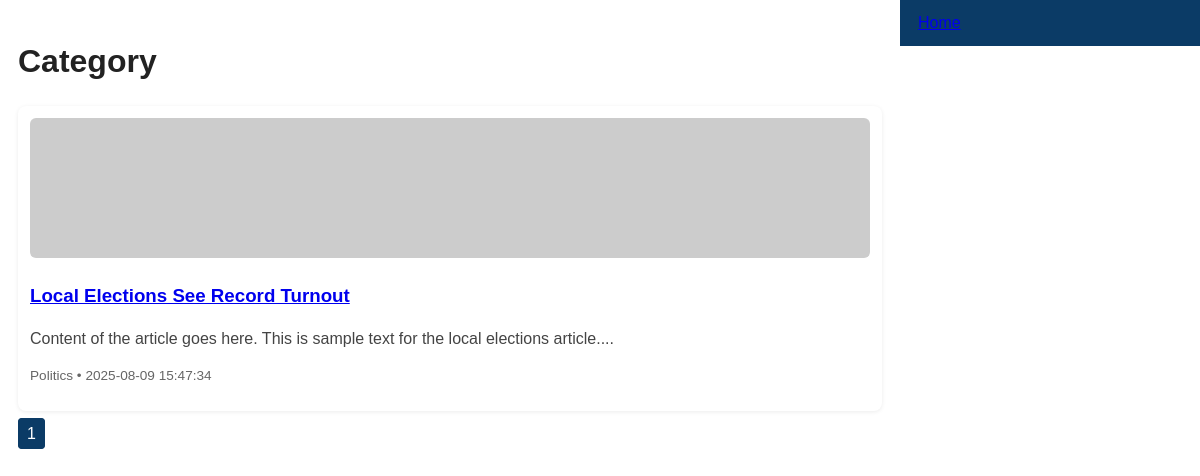
/category.php?id=1, run on the app's committed database.
### tables this page shows
CREATE TABLE IF NOT EXISTS articles (
  article_id INT AUTO_INCREMENT PRIMARY KEY,
  title VARCHAR(255),
  content TEXT,
  image_url VARCHAR(500),
  category_id INT,
  author_id INT,
  published_date DATETIME,
  FOREIGN KEY (category_id) REFERENCES categories(category_id) ON DELETE SET NULL,
  FOREIGN KEY (author_id) REFERENCES users(user_id) ON DELETE SET NULL
);

CREATE TABLE IF NOT EXISTS categories (
  category_id INT AUTO_INCREMENT PRIMARY KEY,
  category_name VARCHAR(100) NOT NULL
);

### category.php (the view, shortened to what this page needs)
<?php
require 'db.php';
$id = isset($_GET['id']) ? intval($_GET['id']) : 0;
$limit = 6;
$page = isset($_GET['page']) ? max(1,intval($_GET['page'])) : 1;
$offset = ($page-1)*$limit;
$stmt = $conn->prepare("SELECT a.*, c.category_name FROM articles a JOIN categories c ON a.category_id=c.category_id WHERE a.category_id=? ORDER BY published_date DESC LIMIT ? OFFSET ?");
$stmt->bind_param("iii",$id,$limit,$offset);
$stmt->execute();
$res = $stmt->get_result();
$total_stmt = $conn->prepare("SELECT COUNT(*) as cnt FROM articles WHERE category_id=?");
$total_stmt->bind_param("i",$id);
$total_stmt->execute();
$total = $total_stmt->get_result()->fetch_assoc()['cnt'];
$pages = ceil($total/$limit);
?>
<!doctype html>
<html lang="en">
<head>
<link rel="stylesheet" href="styles.css">
</head>
<body>
<header><a href="index.php">Home</a></header>
<main>
  <h1>Category</h1>
  <div class="grid">
  <?php while($row=$res->fetch_assoc()): ?>
    <article class="card">
      <img src="<?php echo htmlspecialchars($row['image_url']); ?>" alt="">
      <h3><a href="article.php?id=<?php echo $row['article_id']; ?>"><?php echo htmlspecialchars($row['title']); ?></a></h3>
      <p class="excerpt"><?php echo nl2br(htmlspecialchars(substr($row['content'],0,150))).'...'; ?></p>
      <p class="meta"><?php echo htmlspecialchars($row['category_name']); ?> • <?php echo $row['published_date']; ?></p>
    </article>
  <?php endwhile; ?>
  </div>
  <div class="pagination">
    <?php for($i=1;$i<=$pages;$i++): ?>
      <a class="<?php echo $i==$page ? 'active':''; ?>" href="category.php?id=<?php echo $id; ?>&page=<?php echo $i; ?>"><?php echo $i; ?></a>
    <?php endfor; ?>
  </div>
</main>
</body>
</html>

### styles.css (style rules this page uses)
* { box-sizing:border-box;font-family:Arial,Helvetica,sans-serif }
body { margin:0;color:#222;line-height:1.4 }
header { display:flex;align-items:center;gap:20px;padding:12px 18px;background:#0b3b66;color:white;flex-wrap:wrap }
main { display:block;padding:18px }
.grid { display:grid;grid-template-columns:repeat(auto-fit,minmax(220px,1fr));gap:16px }
.card, .single { background:white;padding:12px;border-radius:8px;box-shadow:0 1px 4px rgba(0,0,0,0.08) }
.card img, .breaking-list img, .single img { width:100%;height:140px;object-fit:cover;border-radius:6px }
.excerpt { color:#444 }
.meta { font-size:0.85rem;color:#666 }
.pagination { margin-top:12px }
.pagination a { padding:6px 8px;border:1px solid #ddd;margin-right:6px;text-decoration:none;color:#333;border-radius:4px }
.pagination a.active { background:#0b3b66;color:white;border-color:#0b3b66 }
@media (min-width:900px) { body { display:grid;grid-template-columns:1fr 300px;grid-template-rows:auto 1fr auto;grid-template-areas:"main aside" "main aside" "footer footer" } }
@media (min-width:900px) { main { grid-area:main } }

### data on the page
articles: title "Local Elections See Record Turnout", content "Content of the article goes here. This is sample text for the local elections article.", category.category_name "Politics", published_date "2025-08-09 15:47:34"
